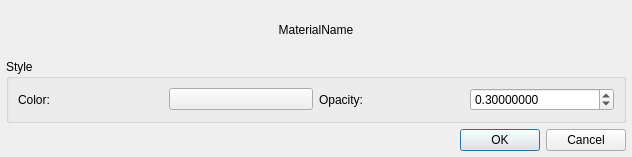
<?xml version="1.0" encoding="UTF-8"?>
<ui version="4.0">
 <class>azimuthal_overlay_style_picker</class>
 <widget class="QDialog" name="azimuthal_overlay_style_picker">
  <property name="geometry">
   <rect>
    <x>0</x>
    <y>0</y>
    <width>632</width>
    <height>157</height>
   </rect>
  </property>
  <layout class="QGridLayout" name="gridLayout">
   <property name="leftMargin">
    <number>6</number>
   </property>
   <property name="topMargin">
    <number>6</number>
   </property>
   <property name="rightMargin">
    <number>6</number>
   </property>
   <property name="bottomMargin">
    <number>6</number>
   </property>
   <item row="0" column="0" colspan="2">
    <widget class="QLabel" name="material_name">
     <property name="text">
      <string>MaterialName</string>
     </property>
     <property name="alignment">
      <set>Qt::AlignCenter</set>
     </property>
    </widget>
   </item>
   <item row="3" column="0" colspan="2">
    <widget class="QGroupBox" name="style_group">
     <property name="title">
      <string>Style</string>
     </property>
     <layout class="QGridLayout" name="gridLayout_4">
      <item row="0" column="2">
       <widget class="QLabel" name="opacity_label">
        <property name="text">
         <string>Opacity:</string>
        </property>
        <property name="buddy">
         <cstring>opacity</cstring>
        </property>
       </widget>
      </item>
      <item row="0" column="1">
       <widget class="QPushButton" name="color">
        <property name="text">
         <string/>
        </property>
       </widget>
      </item>
      <item row="0" column="3">
       <widget class="ScientificDoubleSpinBox" name="opacity">
        <property name="keyboardTracking">
         <bool>false</bool>
        </property>
        <property name="decimals">
         <number>8</number>
        </property>
        <property name="maximum">
         <double>1.000000000000000</double>
        </property>
        <property name="singleStep">
         <double>0.010000000000000</double>
        </property>
        <property name="value">
         <double>0.300000000000000</double>
        </property>
       </widget>
      </item>
      <item row="0" column="0">
       <widget class="QLabel" name="color_label">
        <property name="text">
         <string>Color:</string>
        </property>
        <property name="buddy">
         <cstring>color</cstring>
        </property>
       </widget>
      </item>
     </layout>
    </widget>
   </item>
   <item row="4" column="0" colspan="2">
    <widget class="QDialogButtonBox" name="button_box">
     <property name="standardButtons">
      <set>QDialogButtonBox::Cancel|QDialogButtonBox::Ok</set>
     </property>
    </widget>
   </item>
  </layout>
 </widget>
 <customwidgets>
  <customwidget>
   <class>ScientificDoubleSpinBox</class>
   <extends>QDoubleSpinBox</extends>
   <header>scientificspinbox.py</header>
  </customwidget>
 </customwidgets>
 <tabstops>
  <tabstop>color</tabstop>
  <tabstop>opacity</tabstop>
 </tabstops>
 <resources/>
 <connections>
  <connection>
   <sender>button_box</sender>
   <signal>accepted()</signal>
   <receiver>azimuthal_overlay_style_picker</receiver>
   <slot>accept()</slot>
   <hints>
    <hint type="sourcelabel">
     <x>296</x>
     <y>80</y>
    </hint>
    <hint type="destinationlabel">
     <x>196</x>
     <y>47</y>
    </hint>
   </hints>
  </connection>
  <connection>
   <sender>button_box</sender>
   <signal>rejected()</signal>
   <receiver>azimuthal_overlay_style_picker</receiver>
   <slot>reject()</slot>
   <hints>
    <hint type="sourcelabel">
     <x>296</x>
     <y>80</y>
    </hint>
    <hint type="destinationlabel">
     <x>196</x>
     <y>47</y>
    </hint>
   </hints>
  </connection>
 </connections>
</ui>
